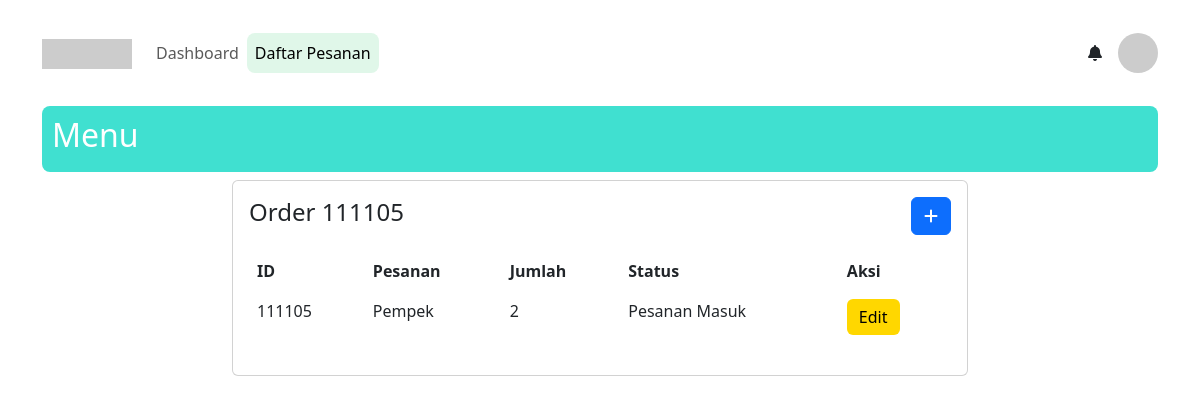
The app's page /kasir/, older data.
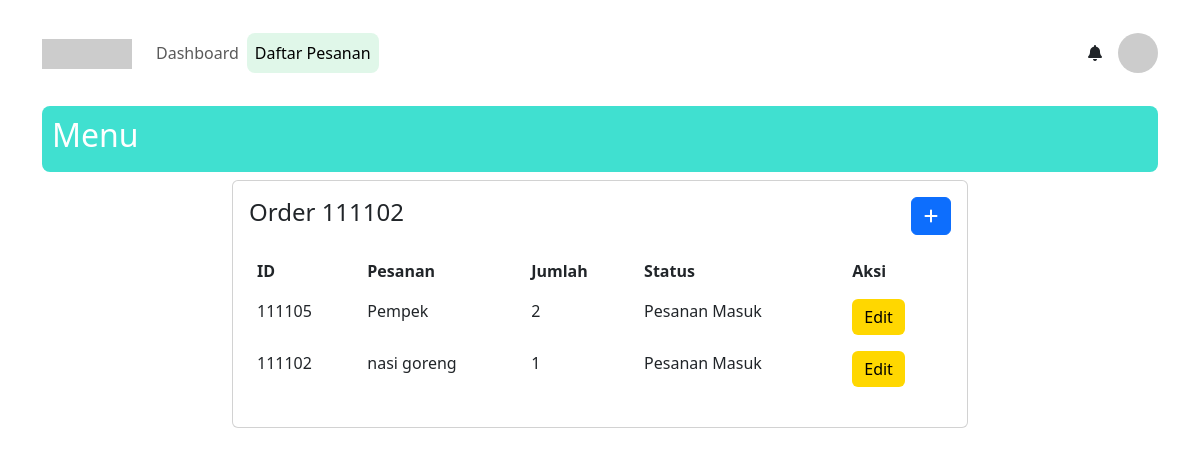
The same page, newer data.
### jess_project/models.py (models this page shows, shortened)
class Pesanan(models.Model):
    STATUS_CHOICES = [
        ('pesanan_masuk', 'Pesanan Masuk'),
        ('diproses', 'Diproses'),
        ('selesai', 'Selesai')
    ]
    order_id = models.CharField(max_length=6, unique=True, editable=False)
    waktu = models.DateTimeField(auto_now_add=True)
    catatan = models.TextField(blank=True, null=True)
    status_pesanan = models.CharField(
        max_length=20,
        choices=STATUS_CHOICES,
        default='pesanan_masuk'
    )
    nama_pesanan = models.CharField(max_length=255)
    qty = models.IntegerField()

### jess_project/views.py (the view)
# urls.py: path('kasir/', views.kasir, name='kasir'),
def kasir(request):
    pesanan_list = Pesanan.objects.all()
    order_terbaru = Pesanan.objects.last()
    context = {
        'title': 'Apps Kasir',
        'pesanan_list': pesanan_list,
        'order_id': order_terbaru.order_id if order_terbaru else "Belum ada order terbaru"
    }
    return render(request, 'kasir.html', context)

### templates/kasir.html (shortened to what this page needs)
{% include 'includes/header.html' %}
    <div class="row mt-2 justify-content-center">
        <div class="col-md-8 order-section">
            <div class="card">
                <div class="card-body">
                    <div class="d-flex justify-content-between align-items-center">
                        <h4>Order {{order_id}}</h4>
                        <button class="btn btn-primary" id="addOrderBtn" data-bs-toggle="tooltip" data-bs-placement="top" title="Tambahkan Pesanan">
                            <i class="fas fa-plus"></i>
                        </button>
                    </div>
                    <table class="table table-borderless mt-3">
                        <thead>
                            <tr>
                                <th>ID</th>
                                <th>Pesanan</th>
                                <th>Jumlah</th>
                                <th>Status</th>
                                <th>Aksi</th>
                            </tr>
                        </thead>
                        <tbody id="orderTableBody">
                            {% for pesanan in pesanan_list %}
                            <tr id="order-{{ pesanan.order_id }}">
                                <td>{{ pesanan.order_id }}</td>
                                <td class="editable">{{ pesanan.nama_pesanan }}</td>
                                <td>{{ pesanan.qty }}</td>
                                <td><span class="order-status">{{ pesanan.get_status_pesanan_display }}</span></td>
                                <td>
                                    {% if pesanan.status_pesanan == 'pesanan_masuk' %}
                                        <button class="btn btn-edit" onclick="editRow(this)">Edit</button>
                                    {% endif %}
                                </td>
                            </tr>
                            {% endfor %}
                        </tbody>
                    </table>
                </div>
            </div>
        </div>
    </div>
</div>
{% include 'includes/footer.html' %}

### templates/includes/header.html (shortened to what this page needs)
<!DOCTYPE html>
<html lang="en">
<head>
    <link href="https://cdn.jsdelivr.net/npm/bootstrap@5.3.0/dist/css/bootstrap.min.css" rel="stylesheet">
    <link rel="stylesheet" href="https://cdnjs.cloudflare.com/ajax/libs/font-awesome/6.0.0-beta3/css/all.min.css">
    <link rel="stylesheet" href="https://cdn.datatables.net/1.11.3/css/jquery.dataTables.min.css">
</head>
<body>
    <div class="container mt-4">
		<nav class="navbar navbar-expand-lg navbar-light">
            <div class="d-flex align-items-center">
                <a class="navbar-brand me-3" href="#"><img src="https://via.placeholder.com/60" alt="Logo" height="30" width="90"></a>
                <ul class="navbar-nav">
                    <li class="nav-item">
                        <a class="nav-link" href="#">Dashboard</a>
                    </li>
                    <li class="nav-item">
                        <a class="nav-link active" href="#">Daftar Pesanan</a>
                    </li>
                </ul>
            </div>
            <div class="ms-auto d-flex align-items-center">
                <a href="#" class="text-dark me-3"><i class="fas fa-bell"></i></a>
                <div class="dropdown">
                    <a href="#" class="d-flex align-items-center" data-bs-toggle="dropdown">
                        <img src="https://via.placeholder.com/40" alt="Profile" class="rounded-circle" height="40" width="40">
                    </a>
                </div>
            </div>
        </nav>
        <div class="mt-4 bg-tosca">
            <h2>Menu</h2>
        </div>

### templates/includes/footer.html (shortened to what this page needs)
</body>
</html>

### templates/includes/header.html (style rules this page uses)
.nav-link.active { background-color: #E0F7E9; border-radius: 8px; }
.bg-tosca { background-color: #40E0D0; padding: 10px; border-radius: 8px; color: #fff; }
.btn-edit { background-color: #FFD700; color: #000; border: none; }

Row changes from the older to the newer data that the page shows:
added Pesanan: order_id "111102", nama_pesanan "nasi goreng", qty "1", status_pesanan "Pesanan Masuk", shows "Edit"
Text that changed along with them:
{{ order_id }}: "111105" → "111102"
